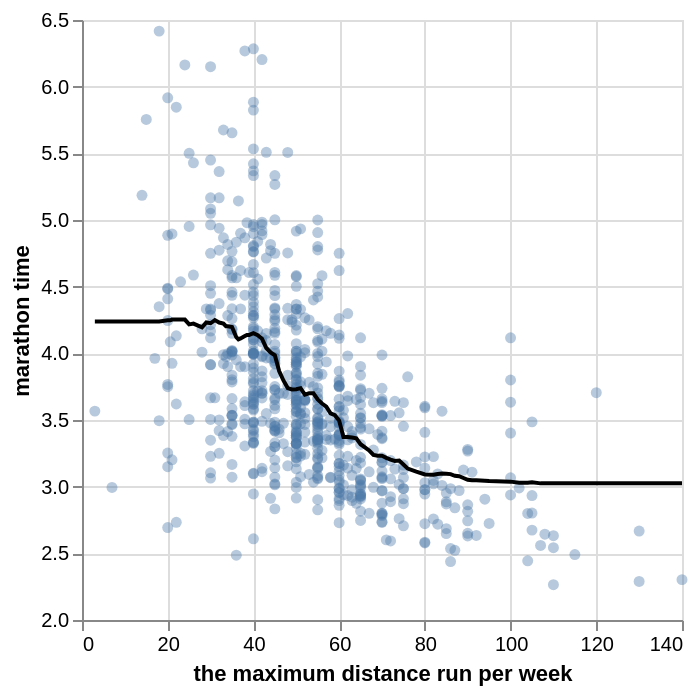

Notebook source saved alongside this figure:
### Code cell
#The error of train set is 0.5669298834669159
#The error of test set is 0.6116092762646357
#The model has worked pretty good

#Make a plot with trending line
np.random.seed(2019)
marathon_preds = marathon_training.assign(
    predictions = marathon_tuned.predict(X_train)
)
marathon_plot = (
    alt.Chart(marathon_preds).mark_circle(opacity = 0.4).encode(
        x = alt.X("max").title("the maximum distance run per week").scale(zero =False),
        y = alt.Y("time_hrs").title("marathon time").scale(zero = False)
    )
    +
    alt.Chart(marathon_preds).mark_line(color="black").encode(
        x = "max",
        y = "predictions"
    )
)
marathon_plot

### Figure 1 — Vega specification as saved in the notebook (floating-point values rounded to 4 significant figures; data arrays with more than 128 entries replaced by an {"elided": "..."} marker saying what was removed)
{"$schema": "https://vega.github.io/schema/vega/v5.json", "data": [{"name": "source_0", "values": {"elided": "696 records"}}, {"name": "data_0", "values": {"elided": "696 records"}}], "marks": [{"type": "symbol", "name": "layer_0_marks", "from": {"data": "data_0"}, "encode": {"update": {"x": {"field": "max", "scale": "x"}, "opacity": {"value": 0.4}, "y": {"field": "time_hrs", "scale": "y"}, "shape": {"value": "circle"}, "fill": {"value": "#4c78a8"}}}, "style": ["circle"]}, {"type": "line", "name": "layer_1_marks", "from": {"data": "source_0"}, "sort": {"field": "x"}, "encode": {"update": {"x": {"field": "max", "scale": "x"}, "y": {"field": "predictions", "scale": "y"}, "defined": {"signal": "isValid(datum[\"max\"]) && isFinite(+datum[\"max\"]) && isValid(datum[\"predictions\"]) && isFinite(+datum[\"predictions\"])"}, "stroke": {"value": "black"}}}, "style": ["line"]}], "scales": [{"name": "x", "type": "linear", "domain": {"fields": [{"data": "data_0", "field": "max"}, {"data": "source_0", "field": "max"}]}, "range": [0, {"signal": "width"}], "zero": false, "nice": true}, {"name": "y", "type": "linear", "domain": {"fields": [{"data": "data_0", "field": "time_hrs"}, {"data": "source_0", "field": "predictions"}]}, "range": [{"signal": "height"}, 0], "nice": true, "zero": false}], "axes": [{"scale": "x", "zindex": 0, "orient": "bottom", "domain": false, "minExtent": 0, "gridScale": "y", "maxExtent": 0, "grid": true, "ticks": false, "aria": false, "labels": false, "tickCount": {"signal": "ceil(width/40)"}}, {"scale": "y", "aria": false, "tickCount": {"signal": "ceil(height/40)"}, "zindex": 0, "maxExtent": 0, "ticks": false, "orient": "left", "minExtent": 0, "gridScale": "x", "grid": true, "domain": false, "labels": false}, {"scale": "x", "title": "the maximum distance run per week", "labelFlush": true, "labelOverlap": true, "tickCount": {"signal": "ceil(width/40)"}, "zindex": 0, "orient": "bottom", "grid": false}, {"scale": "y", "grid": false, "zindex": 0, "labelOverlap": true, "tickCount": {"signal": "ceil(height/40)"}, "title": "marathon time", "orient": "left"}], "padding": 5, "style": "cell", "width": 300, "background": "white", "height": 300}
